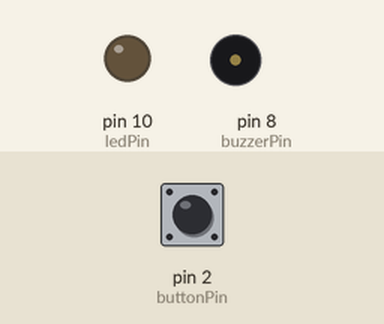
Simulated run of this sketch. Board: Arduino Uno, built with avr-gcc and run on an emulated ATmega328P. On the bench: output pins drawn as LEDs (lit = HIGH), buzzer (waves = sounding, pin HIGH). The inputs (shaded band) are chosen by the test bench; at power-on: pin 2 (buttonPin) HIGH.

Above: at 1.2 s.
1.3 s: pin 2 (buttonPin) pulled LOW for 0.15 s
At 1.37 s:
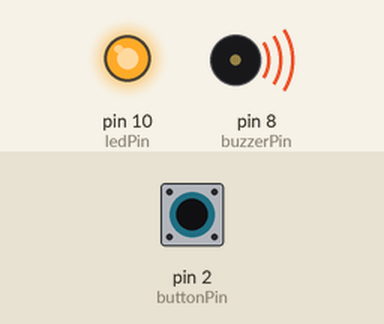
2.9 s: pin 2 (buttonPin) pulled LOW for 3.2 s
At 6.5 s:
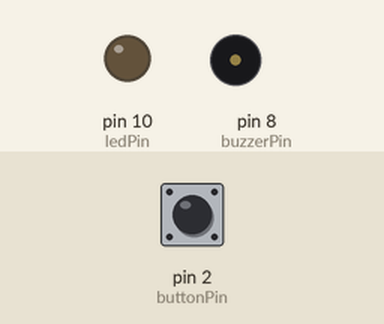
Timing chart, 0 to 8.0 s (numbered marks = the images above; inputs shaded):
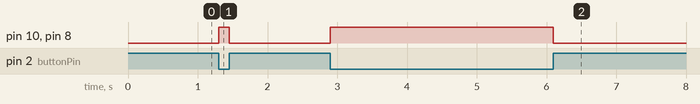

The sketch:

led.ino
```cpp
const int buttonPin = 2;    //Define a entrada do botão como o pino 2
const int ledPin = 10;      //Define a entrada do led como o pino 10
const int buzzerPin = 8;    //Define a entrada do buzzer como o pino 8

void setup(){
    Serial.begin(9600);
    pinMode(buttonPin, INPUT_PULLUP);
    pinMode(ledPin, OUTPUT);
    pinMode(buzzerPin, OUTPUT);
}

void loop(){
    int pushed = digitalRead(buttonPin);  //Declara uma variável `pushed`
                                          //a função `digitalRead()` fica lendo o input do botão
    if(pushed == LOW){
      digitalWrite(ledPin, HIGH);         //Resumindo as próximas linhas, caso o botão seja pressionado
      digitalWrite(buzzerPin, HIGH);      //o led é acendido e o buzzer é ativado
    }
    else{
      digitalWrite(ledPin, LOW);          //Se não, o led é desligado e o buzzer não faz som
      digitalWrite(buzzerPin, LOW);
    }
}
```

Measured:
- after the input at 1.3 s, pin 10 (ledPin), pin 8 (buzzerPin): LOW → HIGH at once, → LOW 0.15 s later
- after the input at 2.9 s, pin 10 (ledPin), pin 8 (buzzerPin): LOW → HIGH at once, → LOW 3.2 s later
